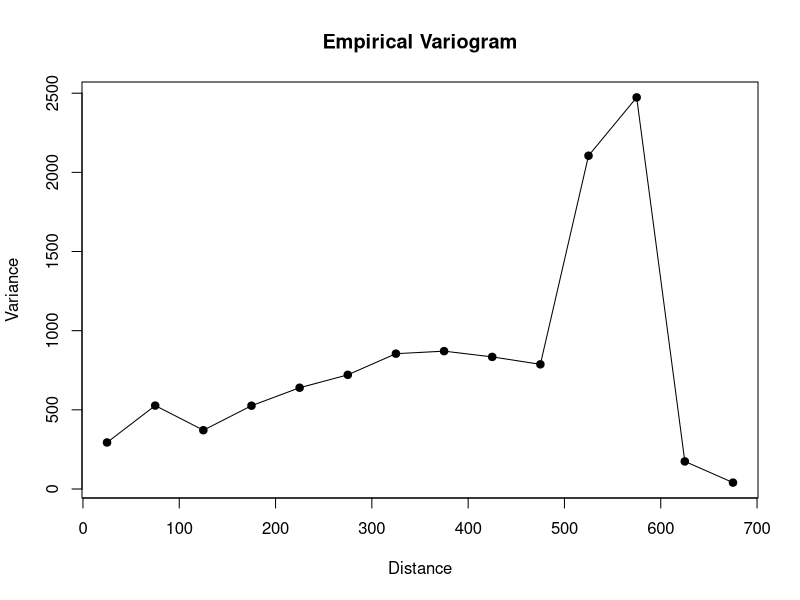
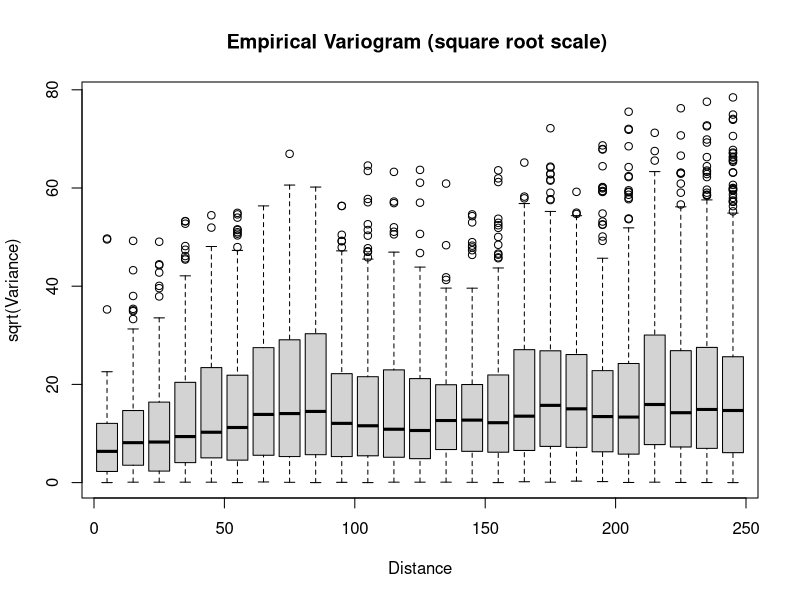
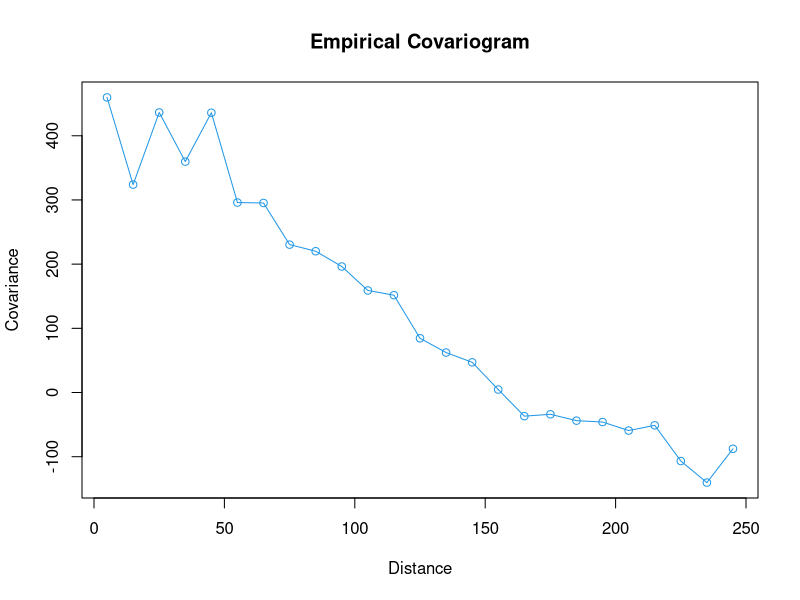
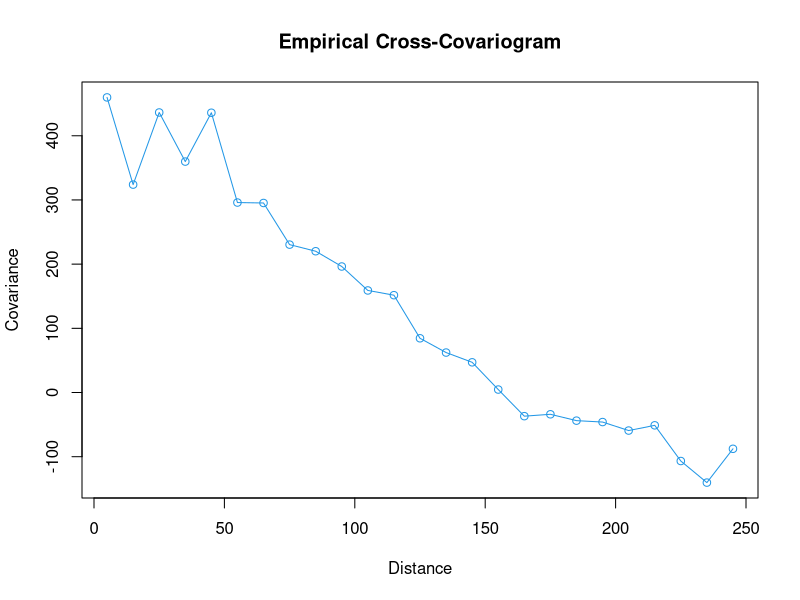

Reproduce these figures in R, in order.
library(fields)


### Name: vgram
### Title: Traditional or robust variogram methods for spatial data
### Aliases: vgram crossCoVGram plot.vgram boxplotVGram getVGMean
### Keywords: spatial

### ** Examples

#
# compute variogram for the midwest ozone field  day 16
# (BTW this looks a bit strange!)
#
data( ozone2)
good<- !is.na(ozone2$y[16,])
x<- ozone2$lon.lat[good,] 
y<- ozone2$y[16,good]

look<-vgram( x,y, N=15, lon.lat=TRUE) # locations are in lon/lat so use right
#distance
# take a look:
plot(look, pch=19)
#lines(look$centers, look$stats["mean",], col=4)

brk<- seq( 0, 250,, (25 + 1) ) # will give 25 bins.
 
## or some boxplot bin summaries

boxplotVGram(look, breaks=brk, plot.args=list(type="o"))
plot(look, add=TRUE, breaks=brk, col=4)

#
# compute equivalent covariogram, but leave out the boxplots
#
look<-vgram( x,y, N=15, lon.lat=TRUE, type="covariogram")
plot(look, breaks=brk, col=4)

#
# compute equivalent cross-covariogram of the data with itself 
#(it should look almost exactly the same as the covariogram of 
#the original data, except with a few more points in the 
#smallest distance boxplot and points are double counted)
#
look = crossCoVGram(x, x, y, y, N=15, lon.lat=TRUE, type="cross-covariogram")
plot(look, breaks=brk, col=4)
